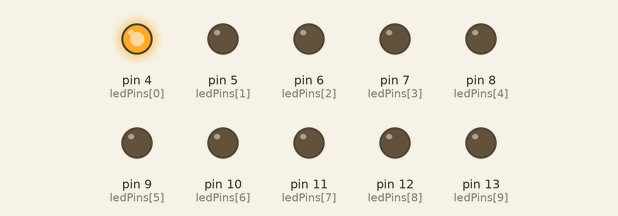
Recording of a sketch running on a simulated Arduino Uno, built with avr-gcc and run on an emulated ATmega328P. Parts: output pins drawn as LEDs (lit = HIGH).

Above: at 0.1 s.
At 0.5 s:
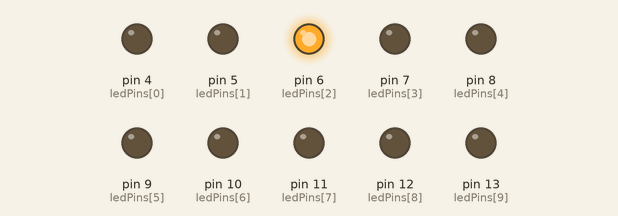
At 0.9 s:
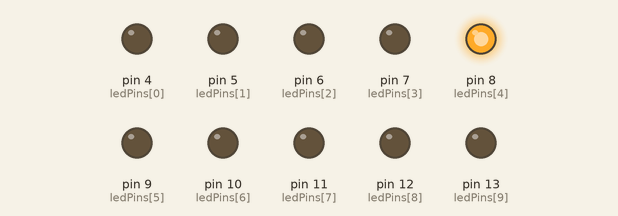
At 1.9 s:
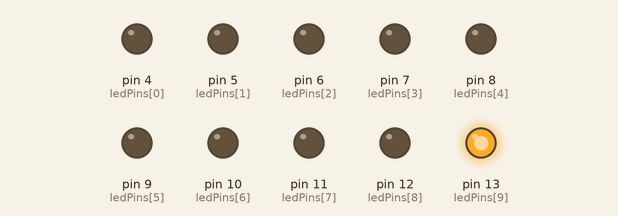
At 3.1 s:
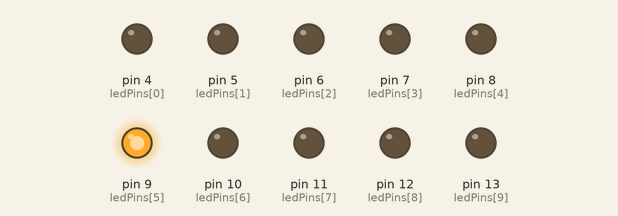
At 4.3 s:
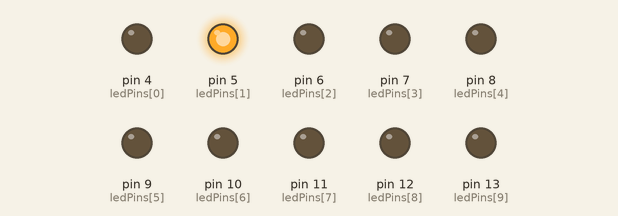
Timing chart, 0 to 4.6 s (numbered marks = the images above):
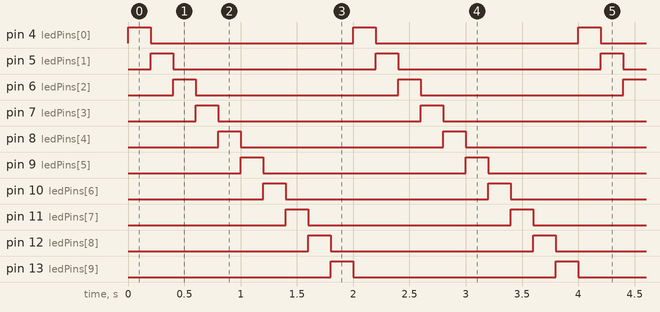

The sketch:

led_chase_effect.ino
```cpp
// Simple LED Chase Effect

int ledPins[] = {4,5,6,7,8,9,10,11,12,13};

void setup() {
  // Set all pins as OUTPUT
  for (int i = 0; i < 10; i++) {
    pinMode(ledPins[i], OUTPUT);
  }
}

void loop() {
  // Turn LEDs on one by one
  for (int i = 0; i < 10; i++) {
    digitalWrite(ledPins[i], HIGH); // ON
    delay(200);                     // wait
    digitalWrite(ledPins[i], LOW);  // OFF
  }
}
```

Measured:
- by itself, pin 4 (ledPins[0]), pin 5 (ledPins[1]), pin 6 (ledPins[2]), pin 7 (ledPins[3]), pin 8 (ledPins[4]), pin 9 (ledPins[5]), pin 10 (ledPins[6]), pin 11 (ledPins[7]), pin 12 (ledPins[8]), pin 13 (ledPins[9]): alternates HIGH for 0.20 s and LOW for 1.8 s
- by itself, everything shown: repeats every 2.0 s, in 10 steps
